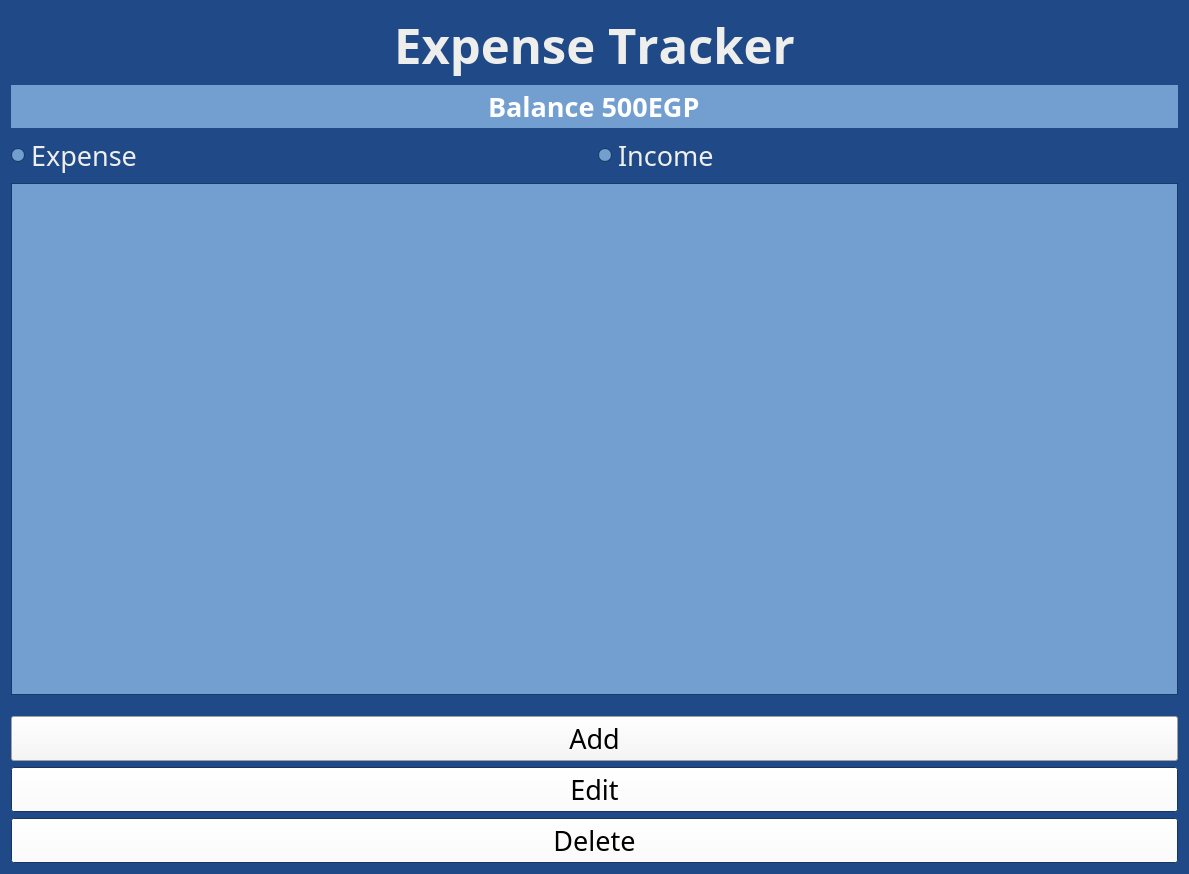
<?xml version="1.0" encoding="UTF-8"?>
<ui version="4.0">
 <class>Dialog</class>
 <widget class="QDialog" name="Dialog">
  <property name="geometry">
   <rect>
    <x>0</x>
    <y>0</y>
    <width>1189</width>
    <height>874</height>
   </rect>
  </property>
  <property name="palette">
   <palette>
    <active>
     <colorrole role="WindowText">
      <brush brushstyle="SolidPattern">
       <color alpha="255">
        <red>238</red>
        <green>238</green>
        <blue>236</blue>
       </color>
      </brush>
     </colorrole>
     <colorrole role="Button">
      <brush brushstyle="SolidPattern">
       <color alpha="255">
        <red>255</red>
        <green>255</green>
        <blue>255</blue>
       </color>
      </brush>
     </colorrole>
     <colorrole role="Midlight">
      <brush brushstyle="SolidPattern">
       <color alpha="255">
        <red>255</red>
        <green>255</green>
        <blue>255</blue>
       </color>
      </brush>
     </colorrole>
     <colorrole role="Dark">
      <brush brushstyle="SolidPattern">
       <color alpha="255">
        <red>255</red>
        <green>255</green>
        <blue>255</blue>
       </color>
      </brush>
     </colorrole>
     <colorrole role="Mid">
      <brush brushstyle="SolidPattern">
       <color alpha="255">
        <red>255</red>
        <green>255</green>
        <blue>255</blue>
       </color>
      </brush>
     </colorrole>
     <colorrole role="Text">
      <brush brushstyle="SolidPattern">
       <color alpha="255">
        <red>255</red>
        <green>255</green>
        <blue>255</blue>
       </color>
      </brush>
     </colorrole>
     <colorrole role="ButtonText">
      <brush brushstyle="SolidPattern">
       <color alpha="255">
        <red>0</red>
        <green>0</green>
        <blue>0</blue>
       </color>
      </brush>
     </colorrole>
     <colorrole role="Base">
      <brush brushstyle="SolidPattern">
       <color alpha="255">
        <red>114</red>
        <green>159</green>
        <blue>207</blue>
       </color>
      </brush>
     </colorrole>
     <colorrole role="Window">
      <brush brushstyle="SolidPattern">
       <color alpha="255">
        <red>32</red>
        <green>74</green>
        <blue>135</blue>
       </color>
      </brush>
     </colorrole>
     <colorrole role="Shadow">
      <brush brushstyle="SolidPattern">
       <color alpha="255">
        <red>255</red>
        <green>255</green>
        <blue>255</blue>
       </color>
      </brush>
     </colorrole>
     <colorrole role="Highlight">
      <brush brushstyle="SolidPattern">
       <color alpha="255">
        <red>238</red>
        <green>238</green>
        <blue>236</blue>
       </color>
      </brush>
     </colorrole>
     <colorrole role="Link">
      <brush brushstyle="SolidPattern">
       <color alpha="255">
        <red>255</red>
        <green>255</green>
        <blue>255</blue>
       </color>
      </brush>
     </colorrole>
     <colorrole role="LinkVisited">
      <brush brushstyle="SolidPattern">
       <color alpha="255">
        <red>255</red>
        <green>255</green>
        <blue>255</blue>
       </color>
      </brush>
     </colorrole>
     <colorrole role="AlternateBase">
      <brush brushstyle="SolidPattern">
       <color alpha="255">
        <red>255</red>
        <green>255</green>
        <blue>255</blue>
       </color>
      </brush>
     </colorrole>
     <colorrole role="NoRole">
      <brush brushstyle="SolidPattern">
       <color alpha="255">
        <red>255</red>
        <green>255</green>
        <blue>255</blue>
       </color>
      </brush>
     </colorrole>
     <colorrole role="ToolTipBase">
      <brush brushstyle="SolidPattern">
       <color alpha="255">
        <red>255</red>
        <green>255</green>
        <blue>255</blue>
       </color>
      </brush>
     </colorrole>
    </active>
    <inactive>
     <colorrole role="WindowText">
      <brush brushstyle="SolidPattern">
       <color alpha="255">
        <red>238</red>
        <green>238</green>
        <blue>236</blue>
       </color>
      </brush>
     </colorrole>
     <colorrole role="Button">
      <brush brushstyle="SolidPattern">
       <color alpha="255">
        <red>255</red>
        <green>255</green>
        <blue>255</blue>
       </color>
      </brush>
     </colorrole>
     <colorrole role="Midlight">
      <brush brushstyle="SolidPattern">
       <color alpha="255">
        <red>255</red>
        <green>255</green>
        <blue>255</blue>
       </color>
      </brush>
     </colorrole>
     <colorrole role="Dark">
      <brush brushstyle="SolidPattern">
       <color alpha="255">
        <red>255</red>
        <green>255</green>
        <blue>255</blue>
       </color>
      </brush>
     </colorrole>
     <colorrole role="Mid">
      <brush brushstyle="SolidPattern">
       <color alpha="255">
        <red>255</red>
        <green>255</green>
        <blue>255</blue>
       </color>
      </brush>
     </colorrole>
     <colorrole role="Text">
      <brush brushstyle="SolidPattern">
       <color alpha="255">
        <red>255</red>
        <green>255</green>
        <blue>255</blue>
       </color>
      </brush>
     </colorrole>
     <colorrole role="ButtonText">
      <brush brushstyle="SolidPattern">
       <color alpha="255">
        <red>0</red>
        <green>0</green>
        <blue>0</blue>
       </color>
      </brush>
     </colorrole>
     <colorrole role="Base">
      <brush brushstyle="SolidPattern">
       <color alpha="255">
        <red>114</red>
        <green>159</green>
        <blue>207</blue>
       </color>
      </brush>
     </colorrole>
     <colorrole role="Window">
      <brush brushstyle="SolidPattern">
       <color alpha="255">
        <red>32</red>
        <green>74</green>
        <blue>135</blue>
       </color>
      </brush>
     </colorrole>
     <colorrole role="Shadow">
      <brush brushstyle="SolidPattern">
       <color alpha="255">
        <red>255</red>
        <green>255</green>
        <blue>255</blue>
       </color>
      </brush>
     </colorrole>
     <colorrole role="Highlight">
      <brush brushstyle="SolidPattern">
       <color alpha="255">
        <red>238</red>
        <green>238</green>
        <blue>236</blue>
       </color>
      </brush>
     </colorrole>
     <colorrole role="Link">
      <brush brushstyle="SolidPattern">
       <color alpha="255">
        <red>255</red>
        <green>255</green>
        <blue>255</blue>
       </color>
      </brush>
     </colorrole>
     <colorrole role="LinkVisited">
      <brush brushstyle="SolidPattern">
       <color alpha="255">
        <red>255</red>
        <green>255</green>
        <blue>255</blue>
       </color>
      </brush>
     </colorrole>
     <colorrole role="AlternateBase">
      <brush brushstyle="SolidPattern">
       <color alpha="255">
        <red>255</red>
        <green>255</green>
        <blue>255</blue>
       </color>
      </brush>
     </colorrole>
     <colorrole role="NoRole">
      <brush brushstyle="SolidPattern">
       <color alpha="255">
        <red>255</red>
        <green>255</green>
        <blue>255</blue>
       </color>
      </brush>
     </colorrole>
     <colorrole role="ToolTipBase">
      <brush brushstyle="SolidPattern">
       <color alpha="255">
        <red>255</red>
        <green>255</green>
        <blue>255</blue>
       </color>
      </brush>
     </colorrole>
    </inactive>
    <disabled>
     <colorrole role="WindowText">
      <brush brushstyle="SolidPattern">
       <color alpha="255">
        <red>255</red>
        <green>255</green>
        <blue>255</blue>
       </color>
      </brush>
     </colorrole>
     <colorrole role="Button">
      <brush brushstyle="SolidPattern">
       <color alpha="255">
        <red>255</red>
        <green>255</green>
        <blue>255</blue>
       </color>
      </brush>
     </colorrole>
     <colorrole role="Midlight">
      <brush brushstyle="SolidPattern">
       <color alpha="255">
        <red>255</red>
        <green>255</green>
        <blue>255</blue>
       </color>
      </brush>
     </colorrole>
     <colorrole role="Dark">
      <brush brushstyle="SolidPattern">
       <color alpha="255">
        <red>255</red>
        <green>255</green>
        <blue>255</blue>
       </color>
      </brush>
     </colorrole>
     <colorrole role="Mid">
      <brush brushstyle="SolidPattern">
       <color alpha="255">
        <red>255</red>
        <green>255</green>
        <blue>255</blue>
       </color>
      </brush>
     </colorrole>
     <colorrole role="Text">
      <brush brushstyle="SolidPattern">
       <color alpha="255">
        <red>255</red>
        <green>255</green>
        <blue>255</blue>
       </color>
      </brush>
     </colorrole>
     <colorrole role="ButtonText">
      <brush brushstyle="SolidPattern">
       <color alpha="255">
        <red>255</red>
        <green>255</green>
        <blue>255</blue>
       </color>
      </brush>
     </colorrole>
     <colorrole role="Base">
      <brush brushstyle="SolidPattern">
       <color alpha="255">
        <red>32</red>
        <green>74</green>
        <blue>135</blue>
       </color>
      </brush>
     </colorrole>
     <colorrole role="Window">
      <brush brushstyle="SolidPattern">
       <color alpha="255">
        <red>32</red>
        <green>74</green>
        <blue>135</blue>
       </color>
      </brush>
     </colorrole>
     <colorrole role="Shadow">
      <brush brushstyle="SolidPattern">
       <color alpha="255">
        <red>255</red>
        <green>255</green>
        <blue>255</blue>
       </color>
      </brush>
     </colorrole>
     <colorrole role="Highlight">
      <brush brushstyle="SolidPattern">
       <color alpha="255">
        <red>145</red>
        <green>141</green>
        <blue>126</blue>
       </color>
      </brush>
     </colorrole>
     <colorrole role="Link">
      <brush brushstyle="SolidPattern">
       <color alpha="255">
        <red>255</red>
        <green>255</green>
        <blue>255</blue>
       </color>
      </brush>
     </colorrole>
     <colorrole role="LinkVisited">
      <brush brushstyle="SolidPattern">
       <color alpha="255">
        <red>255</red>
        <green>255</green>
        <blue>255</blue>
       </color>
      </brush>
     </colorrole>
     <colorrole role="AlternateBase">
      <brush brushstyle="SolidPattern">
       <color alpha="255">
        <red>255</red>
        <green>255</green>
        <blue>255</blue>
       </color>
      </brush>
     </colorrole>
     <colorrole role="NoRole">
      <brush brushstyle="SolidPattern">
       <color alpha="255">
        <red>255</red>
        <green>255</green>
        <blue>255</blue>
       </color>
      </brush>
     </colorrole>
     <colorrole role="ToolTipBase">
      <brush brushstyle="SolidPattern">
       <color alpha="255">
        <red>255</red>
        <green>255</green>
        <blue>255</blue>
       </color>
      </brush>
     </colorrole>
    </disabled>
   </palette>
  </property>
  <property name="font">
   <font>
    <family>Century Gothic</family>
    <pointsize>20</pointsize>
   </font>
  </property>
  <property name="windowTitle">
   <string>Expense Tracker</string>
  </property>
  <layout class="QHBoxLayout" name="horizontalLayout">
   <item>
    <layout class="QVBoxLayout" name="verticalLayout_2">
     <item>
      <widget class="QLabel" name="projectname_label">
       <property name="maximumSize">
        <size>
         <width>16777215</width>
         <height>180</height>
        </size>
       </property>
       <property name="font">
        <font>
         <pointsize>37</pointsize>
         <weight>75</weight>
         <bold>true</bold>
         <underline>false</underline>
         <strikeout>false</strikeout>
         <kerning>false</kerning>
        </font>
       </property>
       <property name="text">
        <string>Expense Tracker</string>
       </property>
       <property name="alignment">
        <set>Qt::AlignCenter</set>
       </property>
      </widget>
     </item>
     <item>
      <widget class="QLineEdit" name="balance_lineEdit">
       <property name="sizePolicy">
        <sizepolicy hsizetype="Expanding" vsizetype="Preferred">
         <horstretch>0</horstretch>
         <verstretch>0</verstretch>
        </sizepolicy>
       </property>
       <property name="maximumSize">
        <size>
         <width>16777215</width>
         <height>100</height>
        </size>
       </property>
       <property name="font">
        <font>
         <weight>75</weight>
         <bold>true</bold>
        </font>
       </property>
       <property name="text">
        <string>Balance 500EGP</string>
       </property>
       <property name="maxLength">
        <number>30</number>
       </property>
       <property name="frame">
        <bool>false</bool>
       </property>
       <property name="alignment">
        <set>Qt::AlignCenter</set>
       </property>
       <property name="readOnly">
        <bool>true</bool>
       </property>
      </widget>
     </item>
     <item>
      <layout class="QHBoxLayout" name="horizontalLayout_2">
       <item>
        <widget class="QRadioButton" name="expense_radioButton">
         <property name="palette">
          <palette>
           <active>
            <colorrole role="Text">
             <brush brushstyle="SolidPattern">
              <color alpha="255">
               <red>0</red>
               <green>0</green>
               <blue>255</blue>
              </color>
             </brush>
            </colorrole>
           </active>
           <inactive>
            <colorrole role="Text">
             <brush brushstyle="SolidPattern">
              <color alpha="255">
               <red>0</red>
               <green>0</green>
               <blue>255</blue>
              </color>
             </brush>
            </colorrole>
           </inactive>
           <disabled>
            <colorrole role="Text">
             <brush brushstyle="SolidPattern">
              <color alpha="255">
               <red>255</red>
               <green>255</green>
               <blue>255</blue>
              </color>
             </brush>
            </colorrole>
           </disabled>
          </palette>
         </property>
         <property name="text">
          <string>Expense</string>
         </property>
        </widget>
       </item>
       <item>
        <widget class="QRadioButton" name="income_radioButton">
         <property name="palette">
          <palette>
           <active>
            <colorrole role="Text">
             <brush brushstyle="SolidPattern">
              <color alpha="255">
               <red>0</red>
               <green>0</green>
               <blue>255</blue>
              </color>
             </brush>
            </colorrole>
           </active>
           <inactive>
            <colorrole role="Text">
             <brush brushstyle="SolidPattern">
              <color alpha="255">
               <red>0</red>
               <green>0</green>
               <blue>255</blue>
              </color>
             </brush>
            </colorrole>
           </inactive>
           <disabled>
            <colorrole role="Text">
             <brush brushstyle="SolidPattern">
              <color alpha="255">
               <red>255</red>
               <green>255</green>
               <blue>255</blue>
              </color>
             </brush>
            </colorrole>
           </disabled>
          </palette>
         </property>
         <property name="text">
          <string>Income</string>
         </property>
        </widget>
       </item>
      </layout>
     </item>
     <item>
      <widget class="QTableWidget" name="tableWidget">
       <property name="palette">
        <palette>
         <active>
          <colorrole role="HighlightedText">
           <brush brushstyle="SolidPattern">
            <color alpha="255">
             <red>0</red>
             <green>0</green>
             <blue>255</blue>
            </color>
           </brush>
          </colorrole>
         </active>
         <inactive>
          <colorrole role="HighlightedText">
           <brush brushstyle="SolidPattern">
            <color alpha="255">
             <red>0</red>
             <green>0</green>
             <blue>255</blue>
            </color>
           </brush>
          </colorrole>
         </inactive>
         <disabled>
          <colorrole role="HighlightedText">
           <brush brushstyle="SolidPattern">
            <color alpha="255">
             <red>0</red>
             <green>0</green>
             <blue>255</blue>
            </color>
           </brush>
          </colorrole>
         </disabled>
        </palette>
       </property>
       <property name="selectionMode">
        <enum>QAbstractItemView::SingleSelection</enum>
       </property>
       <property name="selectionBehavior">
        <enum>QAbstractItemView::SelectRows</enum>
       </property>
       <attribute name="horizontalHeaderCascadingSectionResizes">
        <bool>true</bool>
       </attribute>
       <attribute name="verticalHeaderVisible">
        <bool>false</bool>
       </attribute>
      </widget>
     </item>
     <item>
      <spacer name="verticalSpacer">
       <property name="orientation">
        <enum>Qt::Vertical</enum>
       </property>
       <property name="sizeType">
        <enum>QSizePolicy::Fixed</enum>
       </property>
       <property name="sizeHint" stdset="0">
        <size>
         <width>20</width>
         <height>15</height>
        </size>
       </property>
      </spacer>
     </item>
     <item>
      <layout class="QVBoxLayout" name="verticalLayout">
       <item>
        <widget class="QPushButton" name="add_pushButton">
         <property name="sizePolicy">
          <sizepolicy hsizetype="Preferred" vsizetype="Preferred">
           <horstretch>0</horstretch>
           <verstretch>0</verstretch>
          </sizepolicy>
         </property>
         <property name="text">
          <string>Add</string>
         </property>
        </widget>
       </item>
       <item>
        <widget class="QPushButton" name="edit_pushButton">
         <property name="sizePolicy">
          <sizepolicy hsizetype="Preferred" vsizetype="Preferred">
           <horstretch>0</horstretch>
           <verstretch>0</verstretch>
          </sizepolicy>
         </property>
         <property name="text">
          <string>Edit</string>
         </property>
        </widget>
       </item>
       <item>
        <widget class="QPushButton" name="delete_pushButton">
         <property name="sizePolicy">
          <sizepolicy hsizetype="Preferred" vsizetype="Preferred">
           <horstretch>0</horstretch>
           <verstretch>0</verstretch>
          </sizepolicy>
         </property>
         <property name="text">
          <string>Delete</string>
         </property>
        </widget>
       </item>
      </layout>
     </item>
    </layout>
   </item>
  </layout>
 </widget>
 <tabstops>
  <tabstop>add_pushButton</tabstop>
  <tabstop>edit_pushButton</tabstop>
  <tabstop>delete_pushButton</tabstop>
  <tabstop>balance_lineEdit</tabstop>
 </tabstops>
 <resources/>
 <connections/>
</ui>
